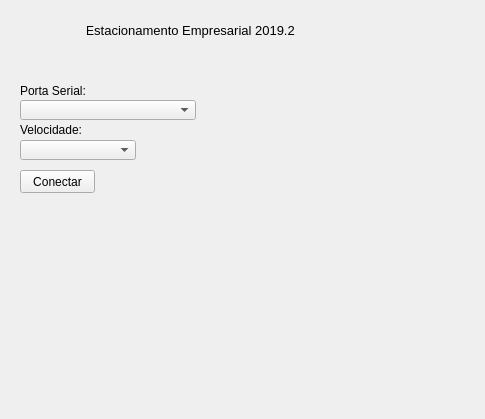
<?xml version="1.0" encoding="UTF-8"?>
<ui version="4.0">
 <class>Widget</class>
 <widget class="QWidget" name="Widget">
  <property name="geometry">
   <rect>
    <x>0</x>
    <y>0</y>
    <width>485</width>
    <height>419</height>
   </rect>
  </property>
  <property name="windowTitle">
   <string>Widget</string>
  </property>
  <widget class="QLabel" name="label">
   <property name="geometry">
    <rect>
     <x>10</x>
     <y>10</y>
     <width>361</width>
     <height>41</height>
    </rect>
   </property>
   <property name="text">
    <string>&lt;html&gt;&lt;head/&gt;&lt;body&gt;&lt;p align=&quot;center&quot;&gt;E&lt;span style=&quot; font-size:10pt;&quot;&gt;stacionamento Empresarial 2019.2&lt;/span&gt;&lt;/p&gt;&lt;/body&gt;&lt;/html&gt;</string>
   </property>
  </widget>
  <widget class="QPushButton" name="btnConectar">
   <property name="geometry">
    <rect>
     <x>20</x>
     <y>170</y>
     <width>75</width>
     <height>23</height>
    </rect>
   </property>
   <property name="text">
    <string>Conectar</string>
   </property>
  </widget>
  <widget class="QLabel" name="label_3">
   <property name="geometry">
    <rect>
     <x>20</x>
     <y>120</y>
     <width>61</width>
     <height>20</height>
    </rect>
   </property>
   <property name="text">
    <string>Velocidade:</string>
   </property>
  </widget>
  <widget class="QComboBox" name="comboBoxvel">
   <property name="geometry">
    <rect>
     <x>20</x>
     <y>140</y>
     <width>116</width>
     <height>20</height>
    </rect>
   </property>
  </widget>
  <widget class="QComboBox" name="comboBoxport">
   <property name="geometry">
    <rect>
     <x>20</x>
     <y>100</y>
     <width>176</width>
     <height>20</height>
    </rect>
   </property>
  </widget>
  <widget class="QLabel" name="label_2">
   <property name="geometry">
    <rect>
     <x>20</x>
     <y>80</y>
     <width>81</width>
     <height>21</height>
    </rect>
   </property>
   <property name="text">
    <string>Porta Serial:</string>
   </property>
  </widget>
  <widget class="QLabel" name="label_status">
   <property name="geometry">
    <rect>
     <x>110</x>
     <y>170</y>
     <width>161</width>
     <height>21</height>
    </rect>
   </property>
   <property name="text">
    <string/>
   </property>
  </widget>
 </widget>
 <resources/>
 <connections/>
</ui>
